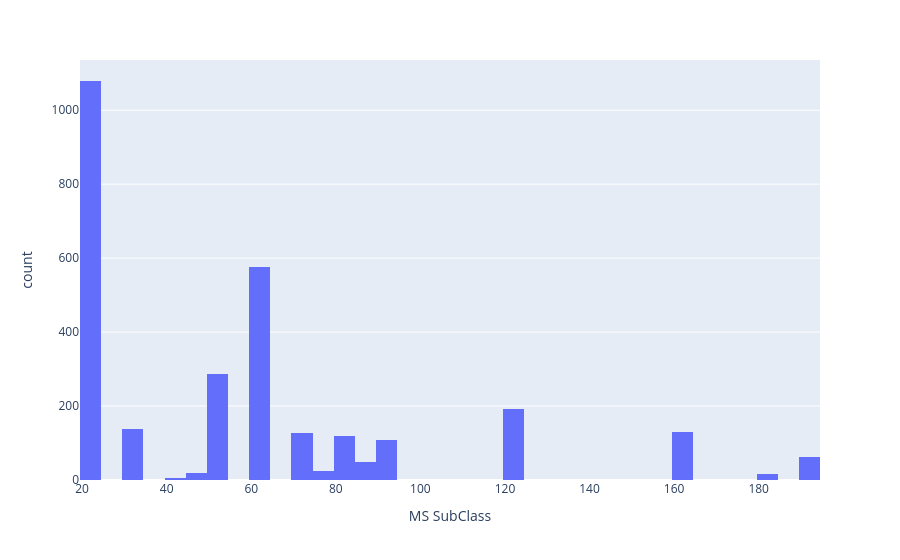

Notebook code for this chart:
### Code cell
# use px to  create a column cart for MS SubClass
fig = px.histogram(df, x='MS SubClass')
fig.show()

### Figure 1 — Plotly figure (JSON) as saved in the notebook; plotly's stock layout.template omitted (floating-point values rounded to 4 significant figures; data arrays with more than 128 entries replaced by an {"elided": "..."} marker saying what was removed)
{"data": [{"alignmentgroup": "True", "bingroup": "x", "hovertemplate": "MS SubClass=%{x}<br>count=%{y}<extra></extra>", "legendgroup": "", "marker": {"color": "#636efa", "pattern": {"shape": ""}}, "name": "", "offsetgroup": "", "orientation": "v", "showlegend": false, "type": "histogram", "x": {"elided": "2930 int values"}, "xaxis": "x", "yaxis": "y"}], "layout": {"barmode": "relative", "legend": {"tracegroupgap": 0}, "margin": {"t": 60}, "xaxis": {"anchor": "y", "domain": [0, 1], "title": {"text": "MS SubClass"}}, "yaxis": {"anchor": "x", "domain": [0, 1], "title": {"text": "count"}}}}
